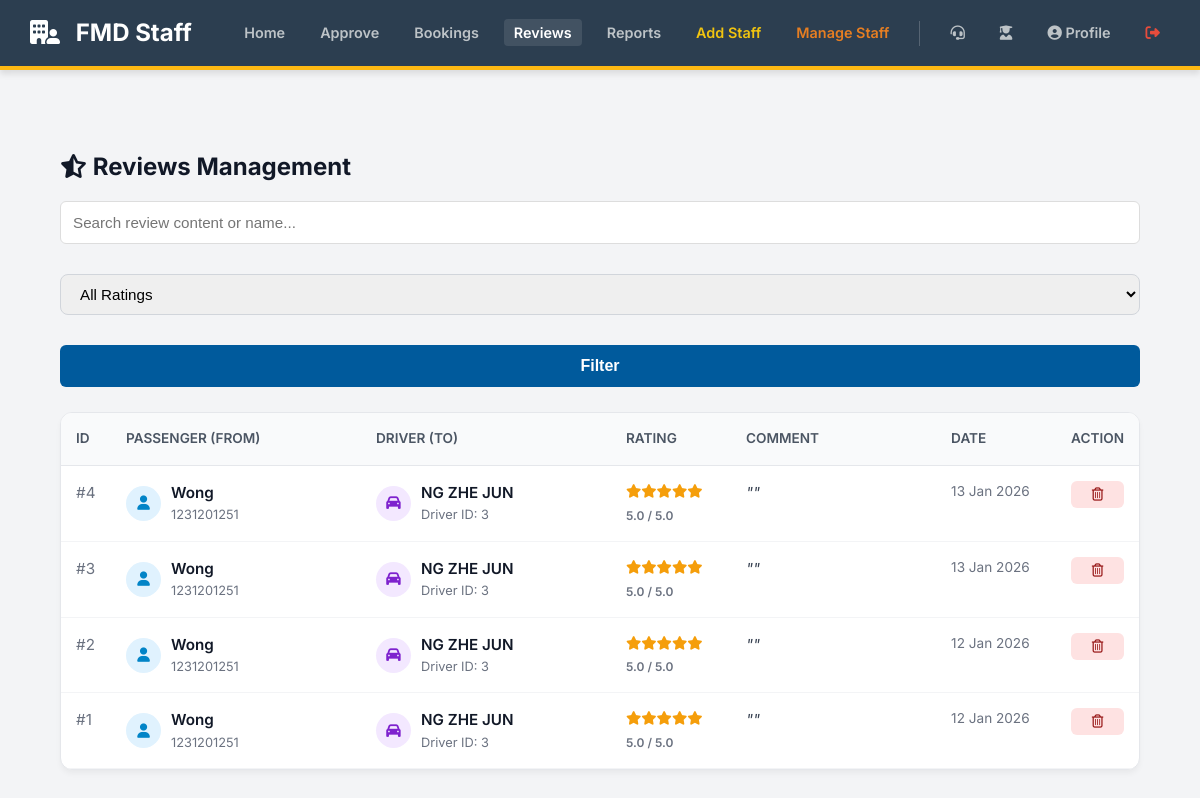
The page /manage_reviews.php (signed in) on the database its author committed.
### tables this page shows
CREATE TABLE `reviews` (
  `review_id` int(11) NOT NULL,
  `booking_id` int(11) NOT NULL,
  `passenger_id` varchar(50) NOT NULL,
  `driver_id` int(11) DEFAULT NULL,
  `rating` int(1) NOT NULL CHECK (`rating` >= 1 and `rating` <= 5),
  `comment` text DEFAULT NULL,
  `created_at` timestamp NOT NULL DEFAULT current_timestamp(),
  `reply` text DEFAULT NULL,
  `reply_at` timestamp NULL DEFAULT NULL
);

CREATE TABLE `students` (
  `id` int(11) NOT NULL,
  `name` varchar(100) DEFAULT NULL,
  `student_id` varchar(50) DEFAULT NULL,
  `email` varchar(100) DEFAULT NULL,
  `password` varchar(255) DEFAULT NULL,
  `phone` varchar(20) DEFAULT NULL,
  `gender` varchar(10) DEFAULT 'Male',
  `profile_image` varchar(255) DEFAULT NULL
);

CREATE TABLE `drivers` (
  `driver_id` int(10) UNSIGNED NOT NULL,
  `full_name` varchar(100) NOT NULL,
  `identification_id` varchar(50) NOT NULL,
  `email` varchar(100) NOT NULL,
  `phone_number` varchar(20) DEFAULT NULL,
  `gender` varchar(10) DEFAULT NULL,
  `license_number` varchar(50) DEFAULT NULL,
  `license_expiry` date DEFAULT NULL,
  `password` varchar(255) NOT NULL,
  `created_at` timestamp NOT NULL DEFAULT current_timestamp(),
  `verification_status` enum('pending','verified','rejected') DEFAULT 'pending',
  `profile_image` varchar(255) DEFAULT NULL,
  `phone` varchar(20) DEFAULT NULL,
  `bio` text DEFAULT NULL,
  `duitnow_qr` varchar(255) DEFAULT NULL
);

### manage_reviews.php (the view, shortened to what this page needs)
<?php
require_once 'db_connect.php';
require_once 'admin_header.php';
$search = "";
$sql = "SELECT r.*,
               s.name AS passenger_name,
               d.full_name AS driver_name
        FROM reviews r
        LEFT JOIN students s ON r.passenger_id = s.student_id
        LEFT JOIN drivers d ON r.driver_id = d.driver_id";
$sql .= " ORDER BY r.created_at DESC";
$result = mysqli_query($conn, $sql);
?>
<!DOCTYPE html>
<html lang="en">
<head>
</head>
<body>
    <main class="dashboard-container">
        <div class="page-header">
            <h2 class="page-title"><i class="fa-solid fa-star-half-stroke"></i> Reviews Management</h2>
            <form method="GET" class="filter-form">
                <input type="text" name="search" class="search-input"
                       placeholder="Search review content or name..."
                       value="<?php echo htmlspecialchars($search); ?>">
                <select name="rating" class="filter-select">
                    <option value="">All Ratings</option>
                </select>
                <button type="submit" class="btn-filter">Filter</button>
            </form>
        </div>
        <div class="card-table">
            <div style="overflow-x: auto;">
                <table style="width: 100%;">
                    <thead>
                        <tr>
                            <th style="width: 50px;">ID</th>
                            <th style="width: 250px;">Passenger (From)</th>
                            <th style="width: 250px;">Driver (To)</th>
                            <th style="width: 120px;">Rating</th>
                            <th>Comment</th>
                            <th style="width: 120px;">Date</th>
                            <th style="width: 80px;">Action</th>
                        </tr>
                    </thead>
                    <tbody>
                        <?php if (mysqli_num_rows($result) > 0): ?>
                            <?php while($row = mysqli_fetch_assoc($result)): ?>
                                <tr>
                                    <td style="color:#6b7280;">#<?php echo $row['review_id']; ?></td>
                                    <td>
                                        <div class="user-info">
                                            <div class="user-icon"><i class="fa-solid fa-user"></i></div>
                                            <div class="info-text">
                                                <span class="name"><?php echo htmlspecialchars($row['passenger_name'] ?? 'Unknown'); ?></span>
                                                <span class="sub-text"><?php echo htmlspecialchars($row['passenger_id']); ?></span>
                                            </div>
                                        </div>
                                    </td>
                                    <td>
                                        <div class="user-info">
                                            <div class="user-icon driver-icon"><i class="fa-solid fa-car"></i></div>
                                            <div class="info-text">
                                                <span class="name"><?php echo htmlspecialchars($row['driver_name'] ?? 'System / Unassigned'); ?></span>
                                                <span class="sub-text">Driver ID: <?php echo htmlspecialchars($row['driver_id'] ?? '-'); ?></span>
                                            </div>
                                        </div>
                                    </td>
                                    <td>
                                        <div class="star-rating">
                                            <?php
                                            $rating = intval($row['rating']);
                                            for($i=1; $i<=5; $i++) {
                                                if($i <= $rating) echo '<i class="fa-solid fa-star star-filled"></i>';
                                                else echo '<i class="fa-solid fa-star"></i>';
                                            }
                                            ?>
                                        </div>
                                        <div style="font-size:0.75rem; color:#6b7280; margin-top:3px; font-weight:600;">
                                            <?php echo $rating; ?>.0 / 5.0
                                        </div>
                                    </td>
                                    <td>
                                        <div style="color:#374151; font-style:italic;">
                                            "<?php echo htmlspecialchars($row['comment']); ?>"
                                        </div>
                                    </td>
                                    <td style="font-size:0.85rem; color:#6b7280;">
                                        <?php echo date('d M Y', strtotime($row['created_at'])); ?>
                                    </td>
                                    <td>
                                        <form method="POST" id="delete_form_<?php echo $row['review_id']; ?>">
                                            <button type="button" class="btn-delete" onclick="confirmDelete(<?php echo $row['review_id']; ?>)">
                                                <i class="fa-regular fa-trash-can"></i>
                                            </button>
                                        </form>
                                    </td>
                                </tr>
                            <?php endwhile; ?>
                        <?php endif; ?>
                    </tbody>
                </table>
            </div>
        </div>
    </main>
</body>
</html>

### admin_header.php (shortened to what this page needs)
<?php
$current_page = basename($_SERVER['PHP_SELF']);
?>
<!DOCTYPE html>
<html lang="en">
<head>
    <link rel="stylesheet" href="style.css">
    <link rel="stylesheet" href="https://cdnjs.cloudflare.com/ajax/libs/font-awesome/6.5.2/css/all.min.css">
</head>
<body>
<header class="admin-header">
    <div class="container">
        <div class="logo-section">
            <h1><i class="fa-solid fa-building-user"></i> FMD Staff</h1>
        </div>
        <nav class="admin-nav">
            <ul>
                <li><a href="admin_dashboard.php" class="<?= $current_page == 'admin_dashboard.php' ? 'active' : '' ?>">Home</a></li>
                <li><a href="verify_drivers.php" class="<?= $current_page == 'verify_drivers.php' ? 'active' : '' ?>">Approve</a></li>
                <li><a href="view_bookings.php" class="<?= $current_page == 'view_bookings.php' ? 'active' : '' ?>">Bookings</a></li>
                <li><a href="manage_reviews.php" class="<?= $current_page == 'manage_reviews.php' ? 'active' : '' ?>">Reviews</a></li>
                <li><a href="reports.php" class="<?= $current_page == 'reports.php' ? 'active' : '' ?>">Reports</a></li>
                <?php if (isset($_SESSION['role']) && $_SESSION['role'] === 'admin'): ?>
                    <li><a href="admin_register.php" class="<?= $current_page == 'admin_register.php' ? 'active' : '' ?>" style="color:#f1c40f;">Add Staff</a></li>
                    <li><a href="manage_staff.php" class="<?= $current_page == 'manage_staff.php' ? 'active' : '' ?>" style="color:#e67e22;">Manage Staff</a></li>
                <?php endif; ?>
                <li><a href="admin_driver_chat.php" class="<?= $current_page == 'admin_driver_chat.php' ? 'active' : '' ?>"><i class="fa-solid fa-headset"></i></a></li>
                <li><a href="admin_student_chat.php" class="<?= $current_page == 'admin_student_chat.php' ? 'active' : '' ?>"><i class="fa-solid fa-user-graduate"></i></a></li>
                <li><a href="admin_profile.php" class="<?= $current_page == 'admin_profile.php' ? 'active' : '' ?>"><i class="fa-solid fa-user-circle"></i> Profile</a></li>
                <li><a href="admin_login.php" style="color:#e74c3c;"><i class="fa-solid fa-right-from-bracket"></i></a></li>
            </ul>
        </nav>
    </div>
</header>

### style.css (style rules this page uses)
:root { --primary-color: #005A9C; --primary-dark: #004170; --secondary-color: #FDB813; --light-gray: #f4f4f9; --dark-gray: #333; --white-color: #ffffff; --shadow: 0 4px 6px rgba(0,0,0,0.1); }
* { margin: 0; padding: 0; box-sizing: border-box; }
body { font-family: 'Segoe UI', Tahoma, Geneva, Verdana, sans-serif; background-color: var(--light-gray); color: var(--dark-gray); line-height: 1.6; display: flex; flex-direction: column; min-height: 100vh; padding-bottom: 0; }
html { height: 100%; }
.container { width: 90%; max-width: 1200px; margin: auto; overflow: visible; }
header { background-color: var(--primary-color); color: var(--white-color); padding: 1rem 0; border-bottom: 4px solid var(--secondary-color); box-shadow: var(--shadow); position: relative; z-index: 1000; }
header .container { display: flex; justify-content: space-between; align-items: center; }
header nav ul { list-style: none; display: flex; align-items: center; gap: 20px; }
header nav a { color: var(--white-color); text-decoration: none; font-size: 1rem; font-weight: 600; transition: all 0.3s ease; padding: 5px 10px; border-radius: 4px; }
main { padding: 3rem 0; flex: 1; }
form { display: flex; flex-direction: column; text-align: left; width: 100%; }
input[type="text"], input[type="email"], input[type="password"], input[type="number"], input[type="datetime-local"], select { width: 100%; padding: 12px; margin-bottom: 20px; border-radius: 6px; border: 1px solid #ddd; transition: border 0.3s; }
button[type="submit"] { background-color: var(--primary-color); color: var(--white-color); padding: 12px 20px; border: none; border-radius: 6px; cursor: pointer; font-size: 1rem; font-weight: 700; transition: background-color 0.3s ease; width: 100%; }

### admin_header.php (style rules this page uses)
body { background-color: #f4f6f9; font-family: sans-serif; margin: 0; }
.admin-header { background-color: #2c3e50; color: white; height: 70px; display: flex; align-items: center; box-shadow: 0 4px 6px rgba(0,0,0,0.1); }
.admin-header .container { display: flex; justify-content: space-between; align-items: center; width: 95%; margin: 0 auto; }
.logo-section h1 { font-size: 1.5rem; margin: 0; }
.logo-section i { margin-right: 10px; }
.admin-nav ul { list-style: none; display: flex; gap: 15px; padding: 0; margin: 0; align-items: center; }
.admin-nav a { color: #bdc3c7; text-decoration: none; font-weight: 600; transition: 0.3s; font-size: 0.9rem; padding: 5px 10px; border-radius: 4px; }
.admin-nav a:hover, .admin-nav a.active { color: white; background-color: rgba(255,255,255,0.1); }
.dashboard-container { margin-top: 30px; width: 90%; margin-left: auto; margin-right: auto; }

### manage_reviews.php (style rules this page uses)
body { font-family: 'Inter', sans-serif; background-color: #f3f4f6; }
.page-header { display: flex; justify-content: space-between; align-items: center; margin-bottom: 25px; flex-wrap: wrap; gap: 15px; }
.page-title { font-size: 1.5rem; font-weight: 700; color: #111827; margin: 0; }
.filter-form { display: flex; gap: 10px; flex-wrap: wrap; }
.search-input, .filter-select { padding: 10px 15px; border: 1px solid #d1d5db; border-radius: 8px; outline: none; transition: 0.2s; font-size: 0.95rem; }
.search-input { width: 250px; }
.btn-filter { background: #1f2937; color: white; border: none; padding: 10px 20px; border-radius: 8px; cursor: pointer; font-weight: 600; }
.card-table { background: white; border-radius: 12px; box-shadow: 0 4px 6px -1px rgba(0,0,0,0.05); overflow: hidden; border: 1px solid #e5e7eb; }
table { width: 100%; border-collapse: collapse; }
th { background: #f9fafb; text-align: left; padding: 15px; font-weight: 600; color: #4b5563; font-size: 0.85rem; text-transform: uppercase; border-bottom: 1px solid #e5e7eb; }
td { padding: 15px; border-bottom: 1px solid #f3f4f6; color: #374151; font-size: 0.95rem; vertical-align: top; }
.star-rating { color: #d1d5db; font-size: 0.85rem; }
.star-filled { color: #f59e0b; }
.user-info { display: flex; align-items: center; gap: 10px; }
.user-icon { width: 35px; height: 35px; background: #e0f2fe; color: #0284c7; border-radius: 50%; display: flex; align-items: center; justify-content: center; font-size: 0.9rem; }
.driver-icon { background: #f3e8ff; color: #7e22ce; }
.info-text { display: flex; flex-direction: column; }
.name { font-weight: 600; color: #111827; }
.sub-text { font-size: 0.8rem; color: #6b7280; }
.btn-delete { background: #fee2e2; color: #991b1b; border: none; padding: 6px 10px; border-radius: 6px; cursor: pointer; transition: 0.2s; }

### rows shown on the page
reviews: review_id "4", students.name "Wong", passenger "1231201251", driver.full_name "NG ZHE JUN", driver "3", rating "5", created_at "13 Jan 2026"
reviews: review_id "3", students.name "Wong", passenger "1231201251", driver.full_name "NG ZHE JUN", driver "3", rating "5", created_at "13 Jan 2026"
reviews: review_id "2", students.name "Wong", passenger "1231201251", driver.full_name "NG ZHE JUN", driver "3", rating "5", created_at "12 Jan 2026"
reviews: review_id "1", students.name "Wong", passenger "1231201251", driver.full_name "NG ZHE JUN", driver "3", rating "5", created_at "12 Jan 2026"
